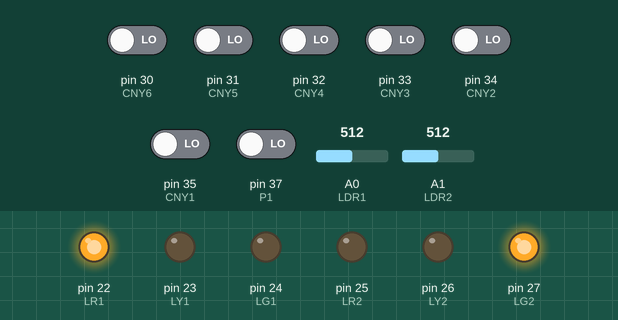
This sketch was run on a simulated Arduino Mega 2560, built with avr-gcc and run on an emulated ATmega2560. On the bench: output pins drawn as LEDs (lit = HIGH). The test bench sets the inputs (shaded band); at power-on: pin 30 (CNY6), pin 31 (CNY5), pin 32 (CNY4), pin 33 (CNY3), pin 34 (CNY2), pin 35 (CNY1), pin 37 (P1) LOW, A0 (LDR1) = 512, A1 (LDR2) = 512.

Above: at 4.7 s.
4.8 s: pin 37 (P1) driven HIGH
At 8.7 s:
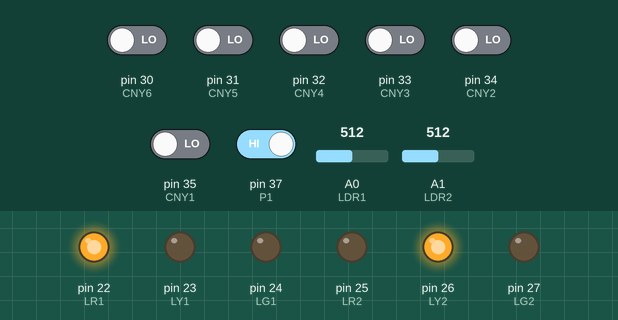
At 25.0 s:
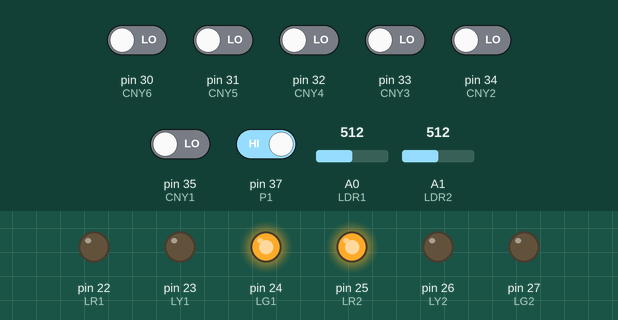
Timing chart, 0 to 30.8 s (numbered marks = the images above; inputs shaded):
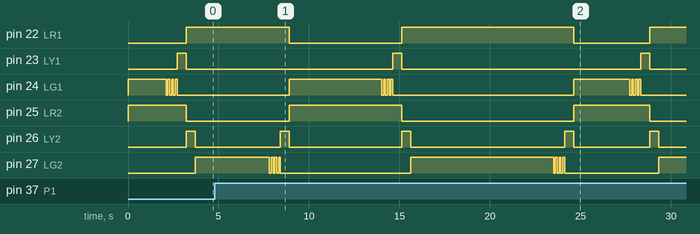

Measured:
- after the input at 4.8 s, pin 23 (LY1): alternates HIGH for 0.50 s and LOW for 13.2 s, starting after 9.8 s

The sketch:

low_level.ino
```cpp
#define LR1 22   // Red traffic light 1 connected in pin 22
#define LY1 23   // Yellow traffic light 1 connected in pin 23
#define LG1 24   // Green traffic light 1 connected in pin 24
#define LR2 25   // Red traffic light 2 connected in pin 25
#define LY2 26   // Yellow traffic light 2 connected in pin 26
#define LG2 27   // Green traffic light 2 connected in pin 27
#define P1 37    //Crosswalk pulser L1
#define P2 36    //Crosswalk pulser L2
#define CNY2 34  // Infrared sensor 2 in traffic light 1 connected in pin 34 (middle)

//Middle level
#define CNY1 35  // Infrared sensor 1 in traffic light 1 connected in pin 35
#define CNY3 33  // Infrared sensor 3 in traffic light 1 connected in pin 33
#define CNY4 32  // Infrared sensor 4 in traffic light 2 connected in pin 32
#define CNY5 31  // Infrared sensor 5 in traffic light 2 connected in pin 31
#define CNY6 30  // Infrared sensor 6 in traffic light 2 connected in pin 30
#define LDR1 A0  // LDR Light sensor from traffic light 1 connected in pin A0
#define LDR2 A1  // LDR Light sensor from traffic light 2 connected in pin A1
#define CO2 A2   // CO2 sensor connected in pin A3

//End middle level

//Constants

const String ID = "ID23";  //ID to identify the device TODO: Change before deploy

// States of the finite state machine (FSM)
const int STATE_LIGHT1_GREEN_ON_START = 0;  // Traffic light 1 green light on at start and light 2 red on
const int STATE_LIGHT1_GREEN_BLINK = 1;     // Traffic light 1 green light blinking
const int STATE_LIGHT1_YELLOW_ON = 2;       // Traffic light 1 yellow light on
const int STATE_LIGHT_RED1_ON = 3;          // Traffic light 1 red light on
const int STATE_LIGHT2_GREEN_ON = 4;        // Traffic light 2 green light on
const int STATE_LIGHT2_GREEN_BLINK = 5;     // Traffic light 2 green light blinking
const int STATE_LIGHT2_YELLOW_ON = 6;       // Traffic light 2 yellow light on
const int STATE_LIGHT_NIGHT_MODE = 7;       // Night mode where light 2 has the priority

const int LIGHT2_INCREASE_WHEN3_SENSORS = 2000;
const int LIGHT2_INCREASE_WHEN2_SENSORS = 1000;
const int ALL_SENSORS_ACTIVE = 3;
const int TWO_SENSORS_ACTIVE = 2;
const int LAST_SENSOR_TIME_CHECKER = 10;

int originalGreen2Time = 4000;  //No as a contast to be able to change using serial
int originalGreen1Time = 2000;

unsigned long timeStamp = 0;
int state = 0;

long greenTime1 = originalGreen1Time;
long yellowTime = 500;
long greenTime2 = originalGreen2Time;
int blinks = 0;
long blinkTime = 100;
long totalBlinksInOut = 6;

//Pedestrian 1 pulser control
unsigned long pedestrian1CrossTime = 10000;
int vP1 = 0;
bool p1IsCrossing = false;
unsigned long p1TimeStamp = 0;
bool pedestrian1WaitingForPriority = false;  //When the P1 = HIGH, need to wait until light is red again.
unsigned int pedestrianReduceGreenTime1 = 3000; //Reduce the green time when pedestrian is crossing
int previousStatePedestrian1 = -1;           // Previous state to verify when a complete cycle was completed
unsigned long lastGreenTime1 = greenTime1;

//Pedestrian 2 pulser control
unsigned long pedestrian2CrossTime = 4000;
int vP2 = 0;
bool p2IsCrossing = false;
unsigned long p2TimeStamp = 0;
bool pedestrian2WaitingForPriority = false;  //When the P2 = HIGH, need to wait until light is red again.
unsigned int pedestrianReduceGreenTime2 = 5000; //Reduce the green time when pedestrian is crossing
int previousStatePedestrian2 = -1;           // Previous state to verify when a complete cycle was completed
unsigned long lastGreenTime2 = greenTime2;

//Infrared CNY2, when detect some car it increase the greentime, must that this is too short
bool ligh1DetectCar = false;
int greenLight1TimeWhenCar = 3000;
bool ligh1CarIsCrossing = true;
int previousState = -1;                 // To ligh1 previous state
int previousStateLight2 = -1;           // To ligh2 previous state

//Middle level
//Additional time when 3 sensors are active.
int lightGreen2IncreaseWhenSensors = 2000;
int totalTimesWhenLight2Priority = 3;  //This will be the amount of sensors

int vCNY4 = 0;
int vCNY5 = 0;
int vCNY6 = 0;
int vLDR1 = 0;
int vLDR2 = 0;

bool light2WaitingForGreenStatus = false;  //When the P1 = HIGH, need to wait until light is green again.
long light2PriorityTimeSTamp = 0;
bool light2IsPriority = false;
int lastLight2TotalSensors = 0;
long unsigned lastPriorityTimeOnLight2;            //Help to check the last time on light2 to wait for some time to give some priority to it.
long unsigned priorityWaitingTimeOnLight2 = 7000;  //need to wait x ms until next priority checker

//This flag indicate when something want or is acting on the lights like waitihg for green on
//pedestrian crossing, waiting for green 2 on, light2 is priority, etc to avoid activating night mode ur others
bool isExternalRequestingLights = false;
const int lightSensorsCheckTime = 2000;  //Check the night sensor LDR every x time
unsigned long lightSensorTimeStamp = 0;  //The timer after the last ligh (night) sensor check
unsigned long nightTimeStampCheck;
unsigned long lastSensorTimeChecked;   //To verify the sensors every x time
unsigned long lastSensorTimeChecked2;  //To verify the sensors every x time
bool nightMode = false;

//### Sensors on Light2 ###
int vCNY1 = 0;
int vCNY2 = 0;
int vCNY3 = 0;

bool light1IsPriority = false;
bool light1WaitingForGreenStatus = false;
int lastLight1TotalSensors = 0;
int totalTimesWhenLight1Priority = 3;

long unsigned lastPriorityTimeOnLight1 = 0;        // Last time Light 1 had priority
long unsigned priorityWaitingTimeOnLight1 = 3000;  // Time to wait before giving priority again
long unsigned light1PriorityTimeStamp = 0;

int lightGreen1IncreaseWhenSensors = 2000;  // Additional green time when sensors are active

//#### End sensors light 2 ###

int unsigned displayRefreshTime = 1000;
int unsigned displayRefreshTimeStamp;
int unsigned displayRefreshTimeAfterNotification = 4000;  //Time to wait until a new notification was show


//CO2
int vCO2 = 0;
const float DC_GAIN = 8.5;                                                                  // define the DC gain of amplifier CO2 sensor
const float ZERO_POINT_VOLTAGE = 0.265;                                                     // define the output of the sensor in volts when the concentration of CO2 is 400PPM
const float REACTION_VOLTAGE = 0.059;                                                       // define the “voltage drop” of the sensor when move the sensor from air into 1000ppm CO2
const float CO2Curve[3] = { 2.602, ZERO_POINT_VOLTAGE, (REACTION_VOLTAGE / (2.602 - 3)) };  // Line curve with 2 points

float volts = 0;  // Variable to store current voltage from CO2 sensor
float co2 = 0;    // Variable to store CO2 value
float dCO2 = 0;
unsigned long co2GreenTime2 = 20000;
//End CO2

//Sending to server
unsigned long timeToSendData = 5000;
unsigned long timeToSendDataTimeStamp = 0;
//

void setPedestrian2Pulser() {

  vP2 = digitalRead(P2);
  if (!p1IsCrossing && !p2IsCrossing) {  //Not need to add isExternalRequestingLights because we want to switch fast to this when requested.
    if (vP2 == HIGH) {
      pedestrian2WaitingForPriority = true;
      isExternalRequestingLights = true;

      //If the remaining time for the light 2 is greather than the pedestrianReduceGreenTime2, we reduce the waiting time.
      //TODO: Check the sensors and the CO2 emmiter. this for high level
      unsigned long remainingGreenTime2 = greenTime2 - (millis() - timeStamp);
      if (remainingGreenTime2 > pedestrianReduceGreenTime2) {
        lastGreenTime2 = greenTime2;
        greenTime2 = pedestrianReduceGreenTime2;
      }
    }
  }
  //Wait until light 2 is on green on
  if (pedestrian2WaitingForPriority && state == STATE_LIGHT2_GREEN_ON) {
    p2TimeStamp = millis();
    p2IsCrossing = true;
    originalGreen1Time = greenTime1; //Set this in case current state is for sensors activate
    greenTime1 = greenTime1 + pedestrian2CrossTime;  //Increase the other Green to have more RED in here
    pedestrian2WaitingForPriority = false;
  }

  //After the time had been reach, we set the original time again
  if (p2IsCrossing && previousStatePedestrian2 == STATE_LIGHT1_GREEN_ON_START && state != STATE_LIGHT1_GREEN_ON_START) {
    p2IsCrossing = false;
    greenTime2 =
    //Set the greentime1 to the original value after the pedestrian has crossed
    greenTime1 = originalGreen1Time;
    isExternalRequestingLights = false;
  }
  previousStatePedestrian2 = state;
}


void setup() {
  long unsigned currTime = millis();
  // Output pin config
  pinMode(LR1, OUTPUT);  // Red traffic light 1 as Output
  pinMode(LY1, OUTPUT);  // Yellow traffic light 1 as Output
  pinMode(LG1, OUTPUT);  // Green traffic light 1 as Output
  pinMode(LR2, OUTPUT);  // Red traffic light 2 as Output
  pinMode(LY2, OUTPUT);  // Yellow traffic light 2 as Output
  pinMode(LG2, OUTPUT);  // Green traffic light 2 as Output
  pinMode(P1, INPUT);    // Pedestrian Pulser 1
  pinMode(P2, INPUT);    // Pedestrian Pulser 1

  pinMode(CNY1, INPUT);
  pinMode(CNY2, INPUT);
  pinMode(CNY3, INPUT);
  pinMode(CNY4, INPUT);
  pinMode(CNY5, INPUT);
  pinMode(CNY6, INPUT);
  pinMode(LDR1, INPUT);
  pinMode(LDR2, INPUT);
  pinMode(CO2, INPUT);

  timeStamp = currTime;
  lightSensorTimeStamp = currTime;
  light2IsPriority = false;
  nightMode = false;
  lastPriorityTimeOnLight2 = 0;
  lastSensorTimeChecked = currTime;
  displayRefreshTimeStamp = currTime;
  timeToSendDataTimeStamp = currTime;

}

void loop() {
  trafficLightFSM();
  setPedestrian1Pulser();
  checkForLigh1ActiveSensors();
  checkForLigh2ActiveSensors();
  checkNighMode();
}


void checkNighMode() {
  nightTimeStampCheck = millis();
  if ((nightTimeStampCheck - lightSensorTimeStamp > lightSensorsCheckTime) && !isExternalRequestingLights) {
    lightSensorTimeStamp = nightTimeStampCheck;

    //If nothing is trying to request alter over the lights, we can change to night mode
    vLDR2 = analogRead(LDR2);
    vLDR1 = analogRead(LDR1);
    //Enter night mode, check both sensors to resilience and avoid mistakes
    if (vLDR2 < 60 && vLDR1 < 60) {
      nightMode = true;
    } else {
      nightMode = false;
    }
  }
}

void checkForLigh1ActiveSensors() {
  unsigned long currTime = millis();

  if (currTime - lastSensorTimeChecked > LAST_SENSOR_TIME_CHECKER && !isExternalRequestingLights) {
    lastSensorTimeChecked = currTime;

    vCNY1 = digitalRead(CNY1);
    vCNY2 = digitalRead(CNY2);
    vCNY3 = digitalRead(CNY3);

    // Calculate the total number of active sensors (0 = active, 1 = inactive)
    int totalSensors = 3 - (vCNY1 + vCNY2 + vCNY3);

    // Check if 2 or 3 sensors are active and priority is not already set
    if (totalSensors > 0 && !light1IsPriority && !light1WaitingForGreenStatus && currTime - lastPriorityTimeOnLight1 > priorityWaitingTimeOnLight1) {

      nightMode = false;
      light1WaitingForGreenStatus = true;
      lastLight1TotalSensors = totalSensors;
      isExternalRequestingLights = true;
      totalTimesWhenLight1Priority = totalSensors;
    }
  }

  if (light1WaitingForGreenStatus) {
    // Wait until Light 1 turns green
    if (state == STATE_LIGHT1_GREEN_ON_START) {
      light1PriorityTimeStamp = currTime;
      light1IsPriority = true;
      light1WaitingForGreenStatus = false;
      originalGreen1Time = greenTime1;
      greenTime1 += lightGreen1IncreaseWhenSensors;
    }
  }

  // Decrease the priority cycle count after the green phase
  if (light1IsPriority && previousState == STATE_LIGHT1_GREEN_ON_START && state != STATE_LIGHT1_GREEN_ON_START) {
    totalTimesWhenLight1Priority--;
    if (totalTimesWhenLight1Priority <= 0) {
      light1IsPriority = false;
      isExternalRequestingLights = false;
      lastPriorityTimeOnLight1 = currTime;
      greenTime1 = originalGreen1Time;
    }
  }
  previousState = state;
}

void checkForLigh2ActiveSensors() {

  unsigned long currTime = millis();

  if (currTime - lastSensorTimeChecked > LAST_SENSOR_TIME_CHECKER && !isExternalRequestingLights) {
    lastSensorTimeChecked = currTime;
    vCNY4 = digitalRead(CNY4);
    vCNY5 = digitalRead(CNY5);
    vCNY6 = digitalRead(CNY6);

    int totalSensors = 3 - (vCNY4 + vCNY5 + vCNY6);


    if (totalSensors > 0 && !light2IsPriority && !light2WaitingForGreenStatus
        && currTime - lastPriorityTimeOnLight2 > priorityWaitingTimeOnLight2) {

      light2WaitingForGreenStatus = true;
      lastLight2TotalSensors = totalSensors;
      isExternalRequestingLights = true;
      totalTimesWhenLight2Priority = totalSensors;
    }
  }

  if (light2WaitingForGreenStatus) {
    if (state == STATE_LIGHT2_GREEN_ON) {
      light2PriorityTimeSTamp = currTime;
      light2IsPriority = true;
      light2WaitingForGreenStatus = false;
      originalGreen2Time = greenTime2;
      greenTime2 = greenTime2 + lightGreen2IncreaseWhenSensors + getTimeForCO2Sensor();
    }
  }
  //Check if the light change
  bool checkStateChange = previousStateLight2 == STATE_LIGHT2_GREEN_ON && state != STATE_LIGHT2_GREEN_ON;
  if (light2IsPriority && checkStateChange) {
    totalTimesWhenLight2Priority--;

    if (totalTimesWhenLight2Priority <= 0) {

      light2IsPriority = false;
      isExternalRequestingLights = false;
      lastPriorityTimeOnLight2 = currTime;
      greenTime2 = originalGreen2Time;
    }
  }
  previousStateLight2 = state;  //Update the previous state with current
}

void setPedestrian1Pulser() {

  vP1 = digitalRead(P1);
  if (!p1IsCrossing && !p2IsCrossing) {  //Not need to add isExternalRequestingLights because we want to switch fast to this when requested.
    if (vP1 == HIGH) {
      pedestrian1WaitingForPriority = true;
      isExternalRequestingLights = true;

      //remaining time
      unsigned long remainingGreenTime1 = greenTime1 - (millis() - timeStamp);
      if (remainingGreenTime1 > pedestrianReduceGreenTime1) {
        //Save the current time for the green
         lastGreenTime1 = greenTime1;
        //Decrease the time for the pedestrian to cross
        greenTime1 = pedestrianReduceGreenTime1;
      }
    }
  }

  if (pedestrian1WaitingForPriority && state == STATE_LIGHT1_GREEN_ON_START) {
    //Need to wait L1 to reach Red ON again -> status (0)
    p1TimeStamp = millis();
    p1IsCrossing = true;
    originalGreen2Time = greenTime2;
    greenTime2 = greenTime2 + pedestrian1CrossTime;  //Increase the other Green to have more RED in here
    pedestrian1WaitingForPriority = false;
  }

  //After the time had been reach, we set the original time again
  if (p1IsCrossing && (millis() - p1TimeStamp > (greenTime2 + blinkTime * blinks + yellowTime))) {
    p1IsCrossing = false;
    greenTime2 = originalGreen2Time;
    //Set the greentime1 to the original value after the pedestrian has crossed
    greenTime1 = lastGreenTime1;
    isExternalRequestingLights = false;
  }
}

int getTimeForCO2Sensor() {
  dCO2 = 0;
  volts = analogRead(CO2) * 5.0 / 1023.0;
  if (volts / DC_GAIN >= ZERO_POINT_VOLTAGE) {
    dCO2 = 400;
  } else {
    dCO2 = pow(10, ((volts / DC_GAIN) - CO2Curve[1]) / CO2Curve[2] + CO2Curve[0]);
  }

  float time = (co2GreenTime2 * dCO2 / 10000);
  return (int)(fmod(time, co2GreenTime2));
}

void trafficLightFSM() {
  switch (state) {
    case STATE_LIGHT1_GREEN_ON_START:
      // Turn on green light for traffic light 1 and red for traffic light 2
      digitalWrite(LG1, HIGH);
      digitalWrite(LR2, HIGH);
      digitalWrite(LY2, LOW);
      digitalWrite(LR1, LOW);
      digitalWrite(LY1, LOW);
      digitalWrite(LG2, LOW);

      // Transition to blinking green light after greenTime1
      if (millis() - timeStamp >= greenTime1) {
        state = STATE_LIGHT1_GREEN_BLINK;
        timeStamp = millis();
      }
      break;

    case STATE_LIGHT1_GREEN_BLINK:
      // Blink green light for traffic light 1
      if (millis() - timeStamp > blinkTime) {
        digitalWrite(LG1, !digitalRead(LG1));
        blinks++;
        timeStamp = millis();
      }

      // Transition to yellow light after total blinks
      if (blinks > totalBlinksInOut) {
        blinks = 0;
        state = STATE_LIGHT1_YELLOW_ON;
        timeStamp = millis();
      }
      break;

    case STATE_LIGHT1_YELLOW_ON:
      // Turn on yellow light for traffic light 1
      digitalWrite(LY1, HIGH);
      digitalWrite(LG1, LOW);

      // Transition to red light for traffic light 1
      if (millis() - timeStamp > yellowTime) {
        state = STATE_LIGHT_RED1_ON;
        timeStamp = millis();
      }
      break;

    case STATE_LIGHT_RED1_ON:
      // Turn on red light for traffic light 1 and yellow for traffic light 2
      digitalWrite(LR1, HIGH);
      digitalWrite(LY1, LOW);
      digitalWrite(LY2, HIGH);
      digitalWrite(LG2, LOW);
      digitalWrite(LR2, LOW);

      // Transition to green light for traffic light 2
      if (millis() - timeStamp > yellowTime) {
        state = STATE_LIGHT2_GREEN_ON;
        timeStamp = millis();
      }
      break;

    case STATE_LIGHT2_GREEN_ON:
      // Turn on green light for traffic light 2
      digitalWrite(LY2, LOW);
      digitalWrite(LG2, HIGH);

      // Transition to blinking green light or night mode
      if (millis() - timeStamp > greenTime2) {
        state = nightMode ? STATE_LIGHT_NIGHT_MODE : STATE_LIGHT2_GREEN_BLINK;
        timeStamp = millis();
      }
      break;

    case STATE_LIGHT2_GREEN_BLINK:
      // Blink green light for traffic light 2
      if (millis() - timeStamp > blinkTime) {
        blinks++;
        timeStamp = millis();
        digitalWrite(LG2, !digitalRead(LG2));
      }

      // Transition to yellow light after total blinks
      if (blinks > totalBlinksInOut) {
        blinks = 0;
        state = STATE_LIGHT2_YELLOW_ON;
        timeStamp = millis();
      }
      break;

    case STATE_LIGHT2_YELLOW_ON:
      // Turn on yellow light for traffic light 2
      digitalWrite(LG2, LOW);
      digitalWrite(LY2, HIGH);

      // Transition directly to the start of the cycle
      if (millis() - timeStamp > yellowTime) {
        state = STATE_LIGHT1_GREEN_ON_START;
        timeStamp = millis();
      }
      break;

    case STATE_LIGHT_NIGHT_MODE:
      // Alternate blinking for night mode
      digitalWrite(LG2, HIGH);
      digitalWrite(LR1, HIGH);

      if (!nightMode) {
        state = STATE_LIGHT2_GREEN_ON;  // Return to normal operation
      }
      break;
  }
}
```
